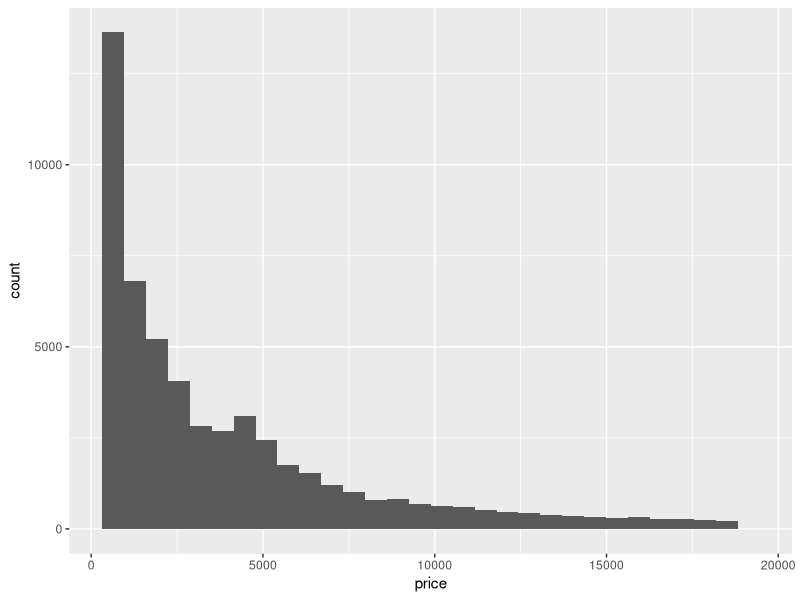
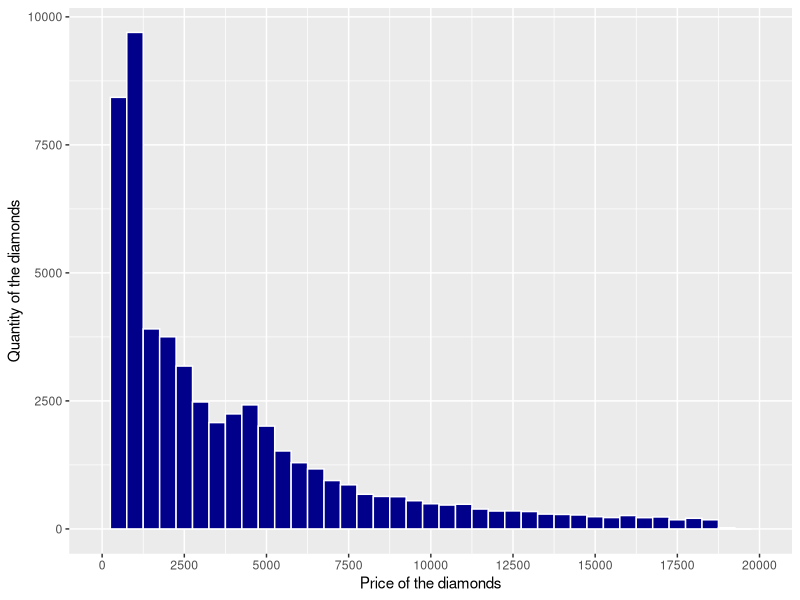
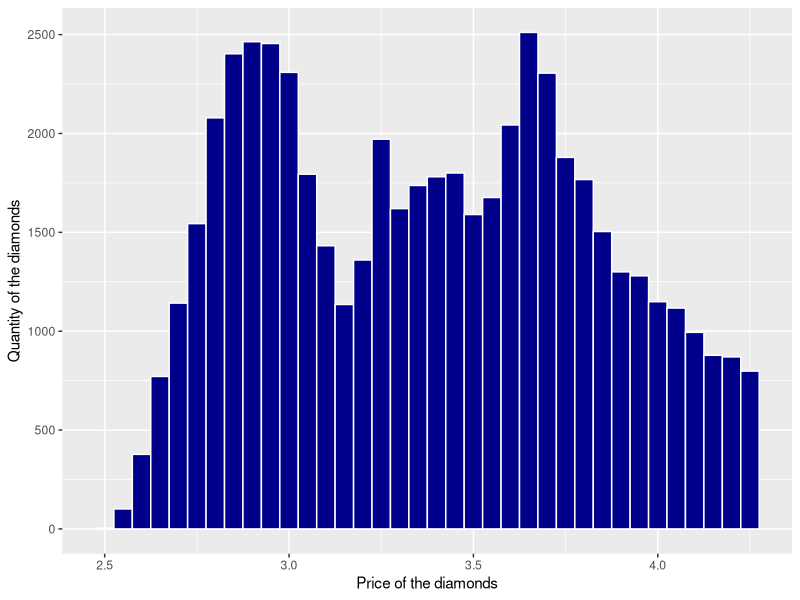
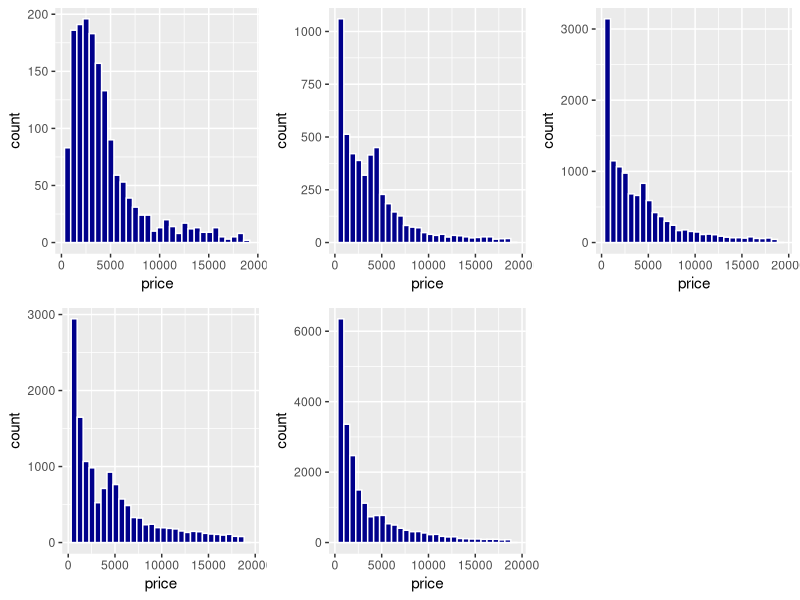
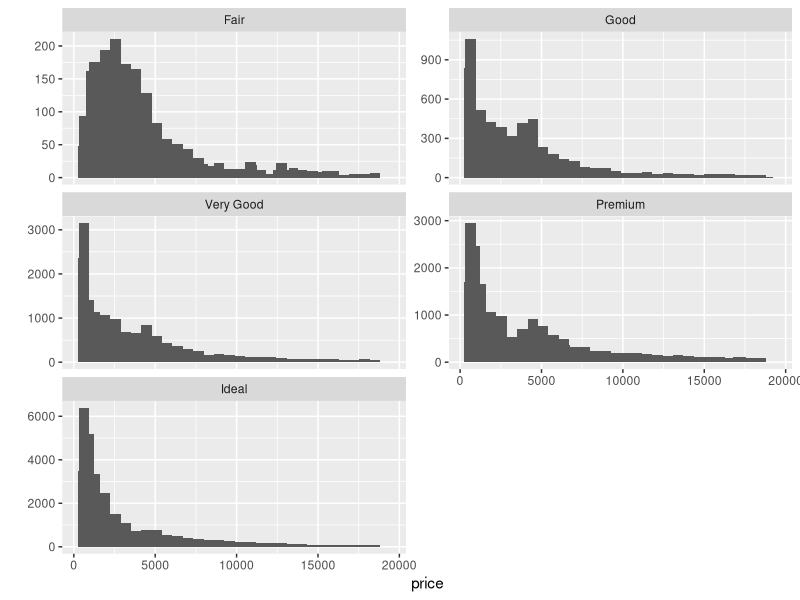
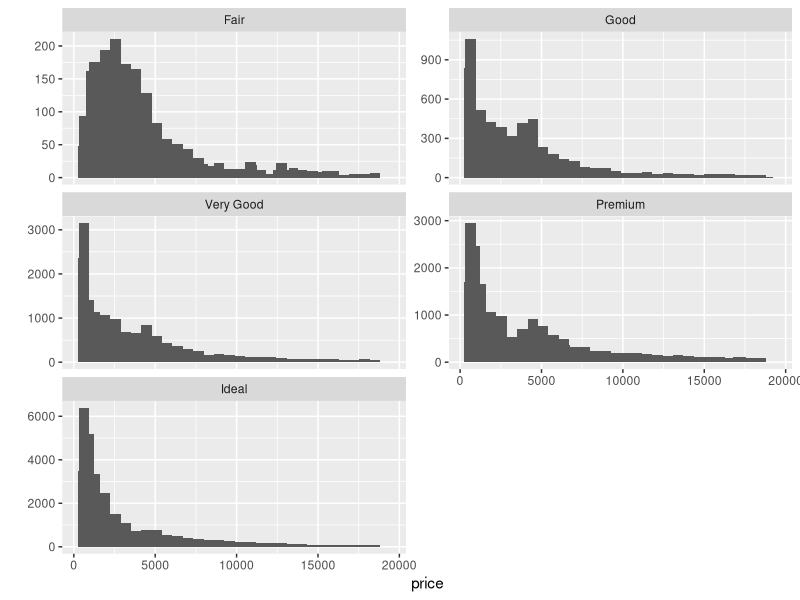

Recreate these plots in R, in order.
## ---- chunk 1
# Load ggplot2 and diamonds data set 
library(ggplot2)
data(diamonds)

# Checking variables and main parameters
summary(diamonds)
names(diamonds)
## ---- chunk 2
# Histogram of the price of all the diamonds in the diamond data set.
ggplot(data = diamonds, aes(x = price)) + 
	geom_histogram()
## ---- chunk 3
#how many diamonds cost less than 500$?
nrow(subset(diamonds, price < 500))

#how many diamonds cost less than 250$?
nrow(subset(diamonds, price < 250))

#how many diamonds cost 15 000$ or more?
nrow(subset(diamonds, price >= 15000))

## ---- chunk 4
#some manipulations with x axis
ggplot(data = diamonds, aes(x = price)) +
  geom_histogram(color = "white", fill = "darkblue", binwidth = 500) +
  scale_x_continuous(limits = c(0, 20000), breaks = seq(0, 20000, 2500)) + 
  xlab("Price of the diamonds") + 
  ylab("Quantity of the diamonds")

#looks like two patterns of normal distribution
ggplot(data = diamonds, aes(x = log10(price))) +
  geom_histogram(color = "white", fill = "darkblue", binwidth = 0.05) + 
  xlab("Price of the diamonds") + 
  ylab("Quantity of the diamonds")

## ---- chunk 5
library(gridExtra)
levels(diamonds$cut)

pbc1 <- ggplot(data = subset(diamonds, cut == "Fair"), aes(x = price)) +
          geom_histogram(color = "white", fill = "darkblue")  

pbc2 <- ggplot(data = subset(diamonds, cut == "Good"), aes(x = price)) +
          geom_histogram(color = "white", fill = "darkblue")

pbc3 <- ggplot(data = subset(diamonds, cut == "Very Good"), aes(x = price)) +
          geom_histogram(color = "white", fill = "darkblue")

pbc4 <- ggplot(data = subset(diamonds, cut == "Premium"), aes(x = price)) +
          geom_histogram(color = "white", fill = "darkblue")

pbc5 <- ggplot(data = subset(diamonds, cut == "Ideal"), aes(x = price)) +
          geom_histogram(color = "white", fill = "darkblue")

grid.arrange(pbc1, pbc2, pbc3, pbc4, pbc5, ncol = 3)

#more direct approach
qplot(x = price, data=diamonds, binwidth = 500) +
  geom_histogram() +
  facet_wrap(~cut, ncol=2, scales="free_y")
## ---- chunk 6
#Which cut has the highest priced diamond?
by(diamonds$price, diamonds$cut, max)

#Which cut has the lowest priced diamond?
by(diamonds$price, diamonds$cut, min)

#Which cut has the lowest median price?
by(diamonds$price, diamonds$cut, median)

## ---- chunk 7
qplot(x = price, data=diamonds, binwidth = 500) +
  geom_histogram() +
  facet_wrap(~cut, ncol=2, scales="free_y")
## ---- chunk 8

## ---- chunk 9

## ---- chunk 10

## ---- chunk 11

## ---- chunk 12

## ---- chunk 13

## ---- chunk 14
